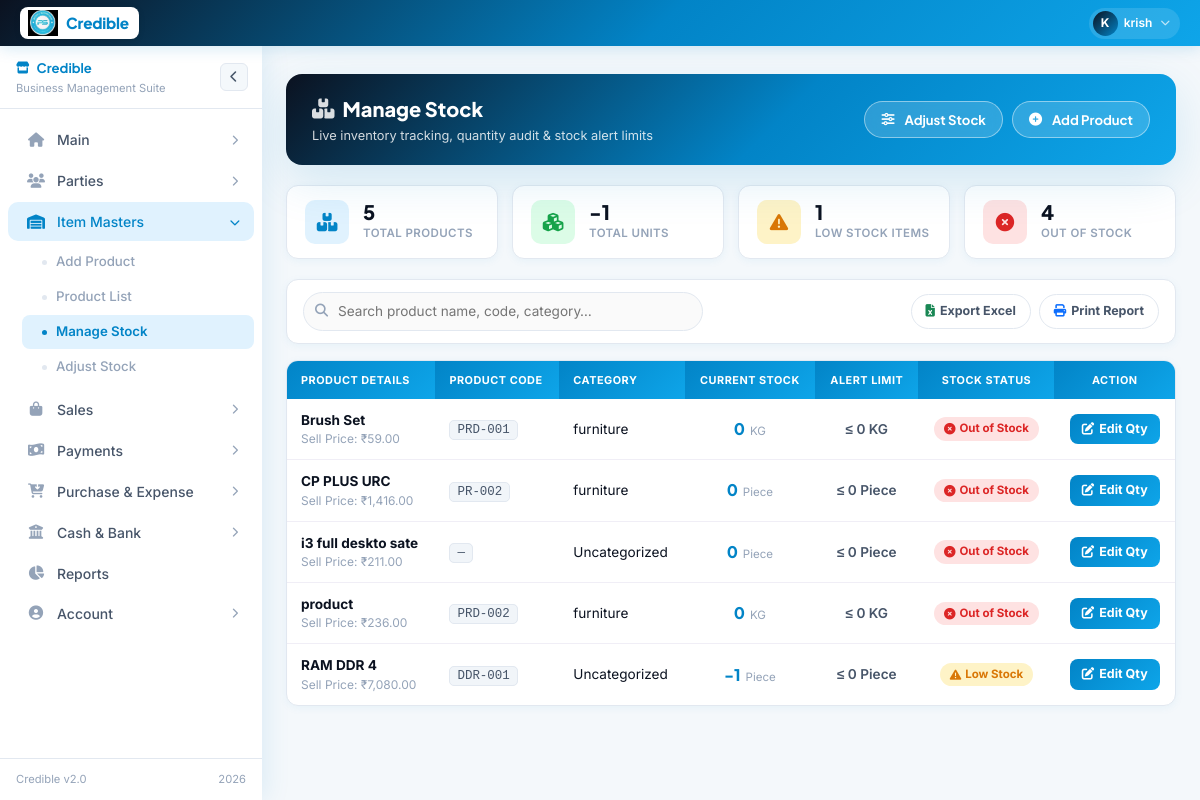
The page /manage-stock.php (signed in) on the database its author committed.
### tables this page shows
CREATE TABLE `products` (
  `id` int(11) NOT NULL AUTO_INCREMENT,
  `product_name` varchar(255) NOT NULL,
  `category_id` int(11) DEFAULT NULL,
  `sub_category_id` int(11) DEFAULT NULL,
  `brand_id` int(11) DEFAULT NULL,
  `unit_id` int(11) DEFAULT NULL,
  `sku` varchar(50) DEFAULT NULL,
  `item_barcode` varchar(100) DEFAULT NULL,
  `description` text DEFAULT NULL,
  `price_per_piece` decimal(10,2) DEFAULT NULL,
  `tax_rate` int(5) DEFAULT 0,
  `total_price_without_gst` decimal(12,2) DEFAULT NULL,
  `total_price_with_gst` decimal(12,2) DEFAULT NULL,
  `quantity_alert` int(11) DEFAULT 0,
  `expiring_date` date DEFAULT NULL,
  `image_path` varchar(500) DEFAULT NULL,
  `created_by` int(11) DEFAULT NULL,
  `updated_at` datetime DEFAULT NULL,
  `updated_by` int(11) DEFAULT NULL,
  `product_code` varchar(50) NOT NULL DEFAULT '',
  `product_design_code` varchar(50) NOT NULL DEFAULT '',
  `product_description` text DEFAULT NULL,
  `hsn_code` varchar(50) DEFAULT NULL,
  `unit` enum('Piece','KG','Liter','Gram') DEFAULT NULL,
  `gst_percentage` decimal(5,2) DEFAULT 0.00,
  `quantity` int(255) NOT NULL DEFAULT 0,
  `purchase_price` decimal(10,2) DEFAULT 0.00,
  `sell_price` decimal(10,2) DEFAULT 0.00,
  `created_at` timestamp NULL DEFAULT current_timestamp(),
  `cgst` decimal(5,2) DEFAULT 0.00,
  `sgst` decimal(5,2) DEFAULT 0.00,
  `igst` decimal(5,2) DEFAULT 0.00,
  `tracking_type` enum('normal','serial') DEFAULT 'normal',
  PRIMARY KEY (`id`),
  KEY `fk_product_category` (`category_id`),
  CONSTRAINT `fk_product_category` FOREIGN KEY (`category_id`) REFERENCES `categories` (`id`) ON DELETE SET NULL ON UPDATE CASCADE
);

CREATE TABLE `categories` (
  `id` int(11) NOT NULL AUTO_INCREMENT,
  `category_name` varchar(255) NOT NULL,
  `slug` varchar(255) NOT NULL,
  `status` tinyint(1) DEFAULT 1,
  `created_by` int(11) NOT NULL,
  `created_at` datetime NOT NULL,
  `updated_by` int(11) DEFAULT NULL,
  `updated_at` datetime DEFAULT NULL,
  PRIMARY KEY (`id`)
);

### manage-stock.php (the view, shortened to what this page needs)
<?php
require_once 'config.php';
try { $conn->query("ALTER TABLE products ADD COLUMN IF NOT EXISTS quantity_alert INT DEFAULT 5"); } catch (Exception $e) {}
$user_id   = (int)$_SESSION['user_id'];
$user_type = $_SESSION['user_type'] ?? 'admin';
$where = ($user_type === 'admin') ? "1=1" : "(p.created_by = $user_id OR p.created_by IS NULL OR p.created_by = 0)";
$query = "SELECT p.id, p.product_name, p.product_code, p.unit, p.quantity,
                 COALESCE(p.quantity_alert, 5) AS quantity_alert,
                 p.sell_price, p.purchase_price,
                 c.category_name, b.brand_name
          FROM products p
          LEFT JOIN categories c ON p.category_id = c.id
          LEFT JOIN brands b ON p.brand_id = b.id
          WHERE $where
          ORDER BY p.product_name ASC";
$result = $conn->query($query);
$products = ($result && $result->num_rows > 0) ? $result->fetch_all(MYSQLI_ASSOC) : [];
$total_products = count($products);
$total_units    = array_sum(array_column($products, 'quantity'));
$low_stock_cnt  = 0;
$out_stock_cnt  = 0;
foreach ($products as $p) {
    $q = (int)$p['quantity'];
    $qa = (int)$p['quantity_alert'];
    if ($q == 0) $out_stock_cnt++;
    elseif ($q <= $qa) $low_stock_cnt++;
}
?>
<!DOCTYPE html>
<html lang="en">
<head>
<link href="https://cdn.jsdelivr.net/npm/bootstrap@5.3.0/dist/css/bootstrap.min.css" rel="stylesheet">
<link href="https://cdnjs.cloudflare.com/ajax/libs/font-awesome/6.4.0/css/all.min.css" rel="stylesheet">
</head>
<body>
<?php include('layout.php'); ?>
<div class="page-wrap">
    <div class="page-hero">
        <div>
            <div class="hero-title"><i class="fas fa-boxes-stacked me-2" style="opacity:.85"></i>Manage Stock</div>
            <div class="hero-sub">Live inventory tracking, quantity audit &amp; stock alert limits</div>
        </div>
        <div class="hero-actions">
            <a href="stock_adjustment.php" class="btn-hero"><i class="fas fa-sliders me-1"></i> Adjust Stock</a>
            <a href="master_list.php" class="btn-hero"><i class="fas fa-plus-circle me-1"></i> Add Product</a>
        </div>
    </div>
    <div class="stats-row">
        <div class="stat-card">
            <div class="stat-icon blue"><i class="fas fa-boxes-stacked"></i></div>
            <div>
                <div class="stat-val"><?= number_format($total_products) ?></div>
                <div class="stat-label">Total Products</div>
            </div>
        </div>
        <div class="stat-card">
            <div class="stat-icon green"><i class="fas fa-cubes"></i></div>
            <div>
                <div class="stat-val"><?= number_format($total_units) ?></div>
                <div class="stat-label">Total Units</div>
            </div>
        </div>
        <div class="stat-card">
            <div class="stat-icon amber"><i class="fas fa-triangle-exclamation"></i></div>
            <div>
                <div class="stat-val"><?= number_format($low_stock_cnt) ?></div>
                <div class="stat-label">Low Stock Items</div>
            </div>
        </div>
        <div class="stat-card">
            <div class="stat-icon red"><i class="fas fa-circle-xmark"></i></div>
            <div>
                <div class="stat-val"><?= number_format($out_stock_cnt) ?></div>
                <div class="stat-label">Out of Stock</div>
            </div>
        </div>
    </div>
    <div class="toolbar">
        <div class="search-wrap">
            <i class="fas fa-search si"></i>
            <input type="text" id="stockSearchInput" class="search-input" placeholder="Search product name, code, category…" autocomplete="off" onkeyup="filterStockTable()">
        </div>
        <div class="export-btns">
            <button type="button" class="btn-export" onclick="exportStockExcel()"><i class="fas fa-file-excel text-success"></i> Export Excel</button>
            <button type="button" class="btn-export" onclick="window.print()"><i class="fas fa-print text-primary"></i> Print Report</button>
        </div>
    </div>
    <div class="table-card">
        <div class="table-scroll">
            <table class="data-table" id="stockTable">
                <thead>
                    <tr>
                        <th>Product Details</th>
                        <th>Product Code</th>
                        <th>Category</th>
                        <th class="center">Current Stock</th>
                        <th class="center">Alert Limit</th>
                        <th class="center">Stock Status</th>
                        <th class="center">Action</th>
                    </tr>
                </thead>
                <tbody>
                    <?php if (empty($products)): ?>
                        <tr>
                            <td colspan="7" class="text-center py-5 text-muted">
                                <i class="fas fa-box-open fs-2 mb-2 d-block opacity-25"></i>
                                No products found in inventory.
                            </td>
                        </tr>
                    <?php else: ?>
                        <?php foreach ($products as $p):
                            $qty = (int)$p['quantity'];
                            $alert = (int)$p['quantity_alert'];
                            $status_class = ($qty == 0) ? 'out' : (($qty <= $alert) ? 'low' : 'in');
                            $status_text  = ($qty == 0) ? 'Out of Stock' : (($qty <= $alert) ? 'Low Stock' : 'In Stock');
                            $unit = $p['unit'] ?: 'Piece';
                        ?>
                        <tr data-search="<?= strtolower(htmlspecialchars($p['product_name'].' '.$p['product_code'].' '.($p['category_name']??''))) ?>">
                            <td>
                                <div style="font-weight: 700; color: var(--text);"><?= htmlspecialchars($p['product_name']) ?></div>
                                <div style="font-size: .75rem; color: var(--text-muted);">Sell Price: ₹<?= number_format((float)$p['sell_price'], 2) ?></div>
                            </td>
                            <td><span class="code-chip"><?= htmlspecialchars($p['product_code'] ?: '—') ?></span></td>
                            <td><?= htmlspecialchars($p['category_name'] ?: 'Uncategorized') ?></td>
                            <td class="center">
                                <span style="font-family: 'Plus Jakarta Sans', sans-serif; font-weight: 800; font-size: 1rem; color: var(--brand);">
                                    <?= $qty ?>
                                </span>
                                <span style="font-size: .72rem; color: var(--text-muted); margin-left: 2px;"><?= htmlspecialchars($unit) ?></span>
                            </td>
                            <td class="center" style="color: var(--text-mid); font-weight: 600;">
                                ≤ <?= $alert ?> <?= htmlspecialchars($unit) ?>
                            </td>
                            <td class="center">
                                <span class="badge-stock <?= $status_class ?>">
                                    <i class="fas <?= $qty == 0 ? 'fa-circle-xmark' : ($qty <= $alert ? 'fa-triangle-exclamation' : 'fa-circle-check') ?>"></i>
                                    <?= $status_text ?>
                                </span>
                            </td>
                            <td class="center">
                                <button type="button" class="btn-edit-qty" onclick='openEditModal(<?= json_encode($p) ?>)'>
                                    <i class="fas fa-edit"></i> Edit Qty
                                </button>
                            </td>
                        </tr>
                        <?php endforeach; ?>
                    <?php endif; ?>
                </tbody>
            </table>
        </div>
    </div>
</div>
</body>
</html>

### layout.php (style rules this page uses)
:root { --brand: #0284c7; --brand-dark: #0b1220; --brand-mid: #0ea5e9; --brand-light: #e0f2fe; --brand-xlight: #f0f9ff; --gold: #0369a1; --white: #ffffff; --bg: #f4f8fb; --card: #ffffff; --border: #e2e8f0; --text: #0b1220; --text-mid: #475569; --text-muted: #94a3b8; --success: #16a34a; --danger: #dc2626; --nav-h: 46px; --sb-w: 262px; --sb-w-collapsed: 64px; --radius: 10px; --shadow-nav: 0 2px 16px rgba(2,132,199,.18); --shadow-sb: 4px 0 24px rgba(2,132,199,.10); --transition: 0.28s cubic-bezier(.4,0,.2,1); }
*, *::before, *::after { box-sizing: border-box; margin: 0; padding: 0; }
html { scroll-behavior: smooth; }
body { font-family: 'Inter', sans-serif; background: var(--bg); color: var(--text); overflow-x: hidden; }
.page-wrap, .gb-page-wrap { margin-top: var(--nav-h); margin-left: var(--sb-w); padding: 28px 24px 60px; min-height: calc(100vh - var(--nav-h)); transition: margin-left var(--transition); }

### rows shown on the page
products: product_name "Brush Set", sell_price "59.00", product_code "PRD-001", category.category_name "furniture", quantity "0", unit "KG", alert "0", quantity "Out of Stock"
products: product_name "CP PLUS URC", sell_price "1,416.00", product_code "PR-002", category.category_name "furniture", quantity "0", unit "Piece", alert "0", quantity "Out of Stock"
products: product_name "i3 full deskto sate", sell_price "211.00", product_code "—", category_name "Uncategorized", quantity "0", unit "Piece", alert "0", quantity "Out of Stock"
products: product_name "product", sell_price "236.00", product_code "PRD-002", category.category_name "furniture", quantity "0", unit "KG", alert "0", quantity "Out of Stock"
products: product_name "RAM DDR 4", sell_price "7,080.00", product_code "DDR-001", category_name "Uncategorized", quantity "-1", unit "Piece", alert "0", status_text "Low Stock"

### other values the page prints
substr($uname, 0, 1) "K"
explode(' ', $uname)[0] "krish"
$total_products "5"
$total_units "-1"
$low_stock_cnt "1"
$out_stock_cnt "4"
